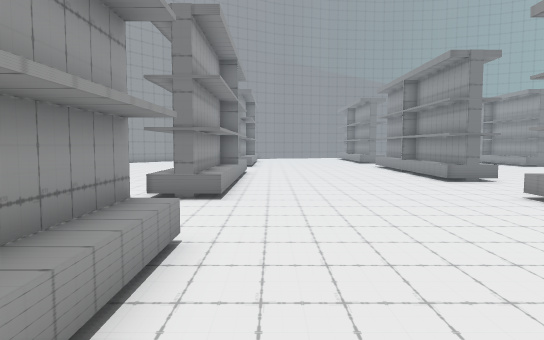
view 1 (above)

16 first-person views from a walk through a 3-D level made in the Unity game engine. The camera is 1.4 m above the floor, tilts 4° down and sees 75° across. Doors are open. The floor is counted in squares, 1 m on a side. Each view is taken from the middle of a square. On the plan, view 1 faces up. The plan holds only what a view shows up to about 15 squares ahead; the rest is blank. The place goes on beyond the plan. The player is left out.

view 2
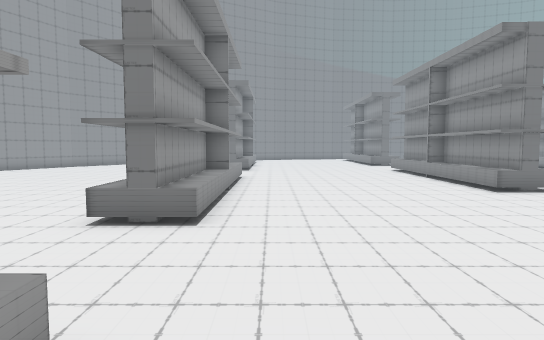

view 3
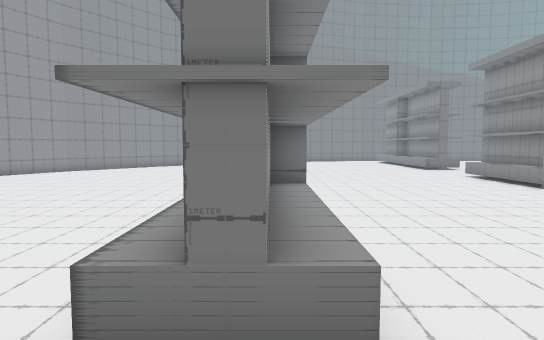

view 4
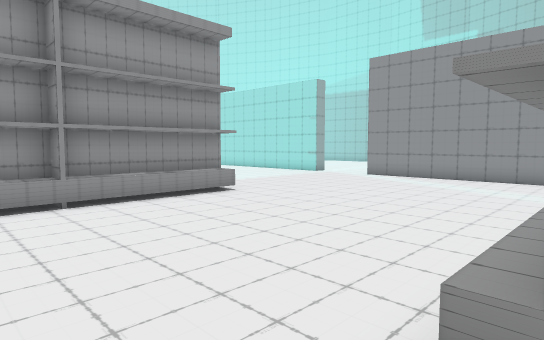

view 5
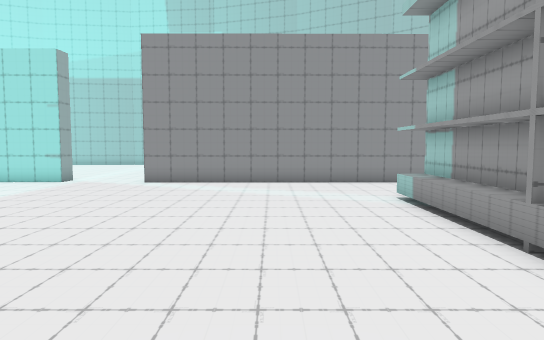

view 6
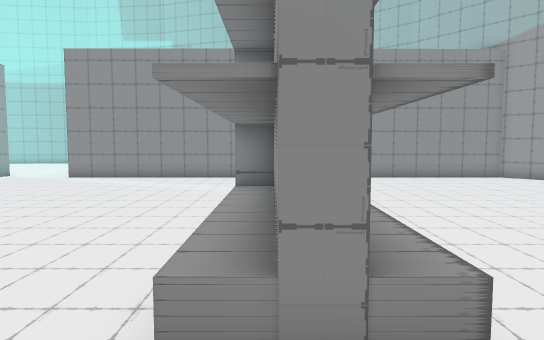

view 7
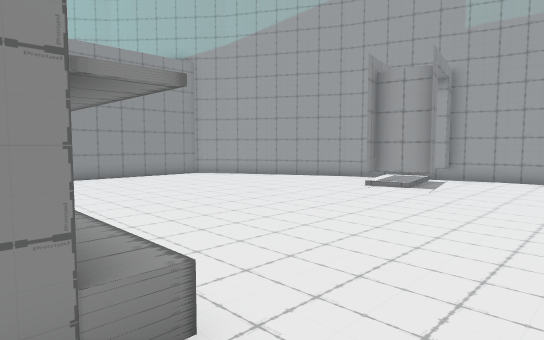

view 8
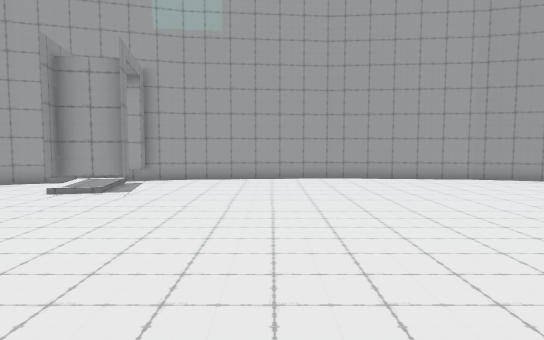

view 9
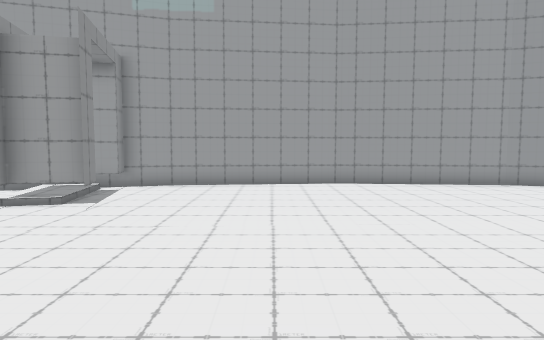

view 10
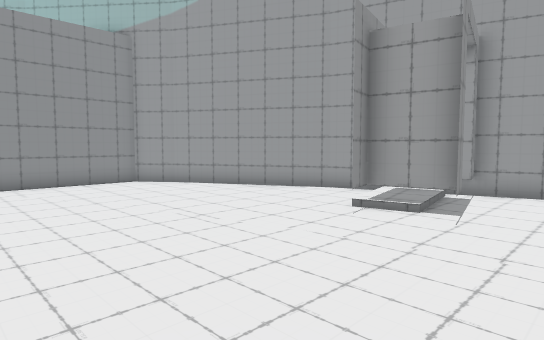

view 11
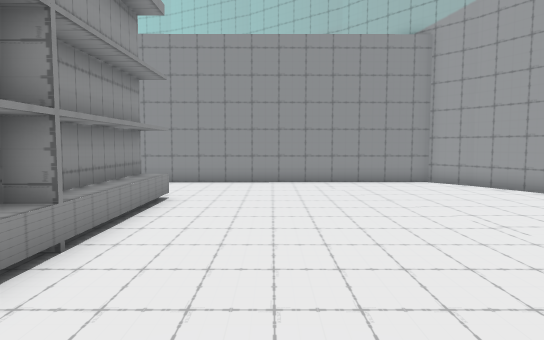

view 12
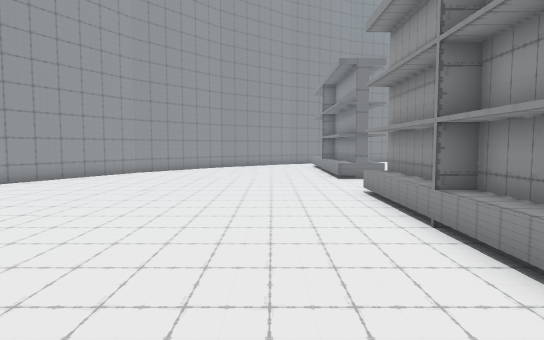

view 13
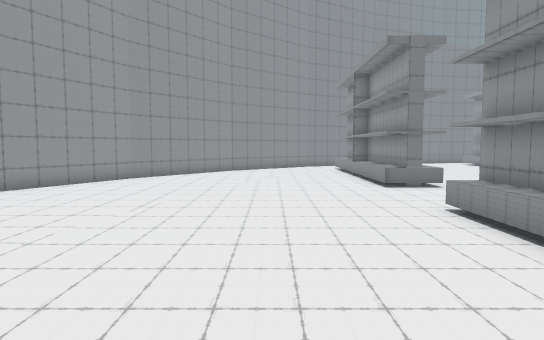

view 14
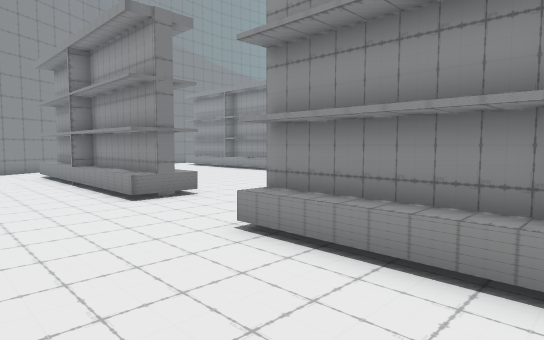

view 15
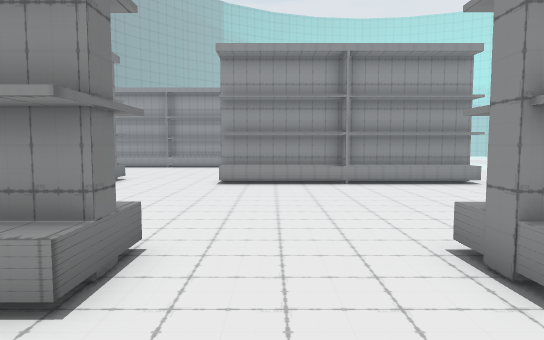

view 16
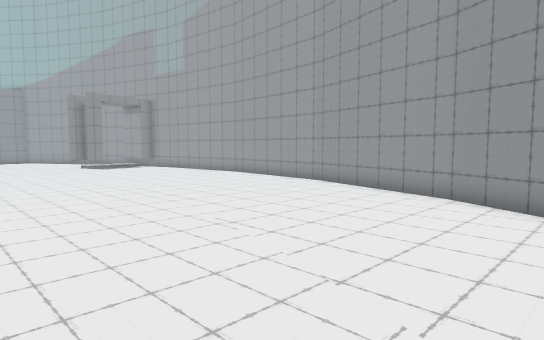

### Floor plan
Key: @ floor where view 1 was taken; # wall or solid block; . main floor; : floor 0.25 m higher than the main floor; / step, stairs or slope; D open door; = window, fence, low wall or low ledge; ^ raised ledge; T thing the floor can be seen under or through.
Columns run from 18 left of view 1 to 12 right of it. Each row starts with its distance up from view 1.
 26      #.........^=  ..  .....
 25     ##.........^= ..........
 24    ##..........^=^..........
 23    #...........^#........^^
 22   ##.....................^=
 21   #......................^=
 20   #......................^=
 19  ##......................^=
 18  #.............^=^.......^#
 17  #.............^=^.......^=
 16 ##.............^=^.......^=
 15 #..............^=^.......^=..
 14 #..............###.......^#..
 13 #..............^=^..........
 12 #..............^=^.........
 11 #..............^=^.........
 10 #..............^=^........
  9 #..............^#........^
  8 #........................
  7 #........................
  6 #........................^=
  5 #..............^#........^#
  4 #..............^=^.......^=
  3 ##.............^=^.......^=
  2  ##//T.........^=^.......^=
  1  ##::T.........^=^.......^
  0   #/...........^##@......^
 -1   #............^=^.........
 -2   #............^=^..........
 -3   ##...........^=^..........
 -4    #...........^#...........
 -5    ##........................
 -6     #.........................
 -7     ##........................
 -8      ##....##############DDDD..
 -9       ######            #DDDD##

Where each view was taken, in squares from view 1:
view 1: 0 up, 0 right, facing up
view 2: 3 up, 0 right, facing up
view 3: 7 up, 2 left, facing up
view 4: 7 up, 2 left, facing down-right
view 5: 5 up, 2 right, facing down
view 6: 7 up, 2 left, facing down
view 7: 7 up, 2 left, facing down-left
view 8: 7 up, 3 left, facing left
view 9: 7 up, 5 left, facing left
view 10: 5 up, 6 left, facing down-left
view 11: 5 up, 6 left, facing down
view 12: 8 up, 6 left, facing up
view 13: 11 up, 7 left, facing up
view 14: 14 up, 7 left, facing up-right
view 15: 21 up, 6 left, facing right
view 16: 24 up, 6 left, facing down-left
